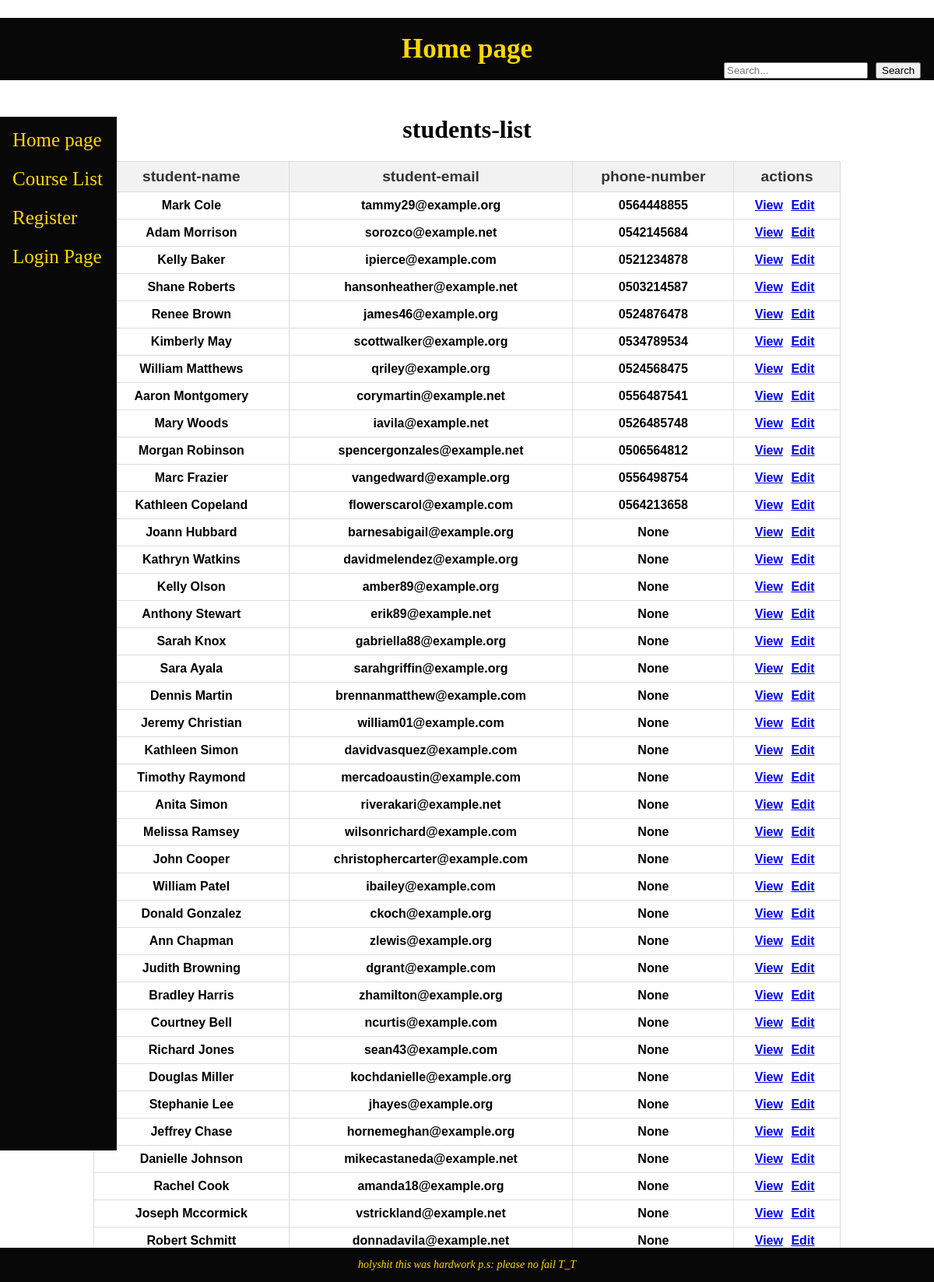
/students, run on the app's committed database.
### tables this page shows
CREATE TABLE "students" (
	"id"	INTEGER,
	"name"	TEXT NOT NULL,
	"email"	TEXT NOT NULL UNIQUE,
	"phone_num"	TEXT,
	PRIMARY KEY("id")
);

### app.py (the view)
@app.route("/students" ,methods=['POST','GET'])
def list_students():
    if request.method == 'GET':
        students = []
        rows = execute_query("SELECT * FROM students")
        for row in rows:
            student = Student(row[0], row[1], row[2], row[3])
            students.append(student)
        return render_template("students.html", students=students)

### setup_db.py (called while the page is built)
def execute_query(sql):
    with sqlite3.connect("students.db") as conn:
        cur=conn.cursor()
        cur.execute(sql)
        return cur.fetchall()

### templates/students.html (shortened to what this page needs)
{% include '/main.html' %}
{% block content %}
<h1 class="students-list">students-list</h1>
<table class="students-table">
    <tr>
        <th>student-name</th>
        <th>student-email</th>
        <th>phone-number</th>
        <th>actions</th>
    </tr>
    {% for student in students %}
    <tr>
        <td>{{ student.name }}</td>
        <td>{{ student.email }}</td>
        <td>{{ student.phone }}</td>
        <td>
            <form action="/students/<student_id>/view_student" method="get">
            <a href="{{ url_for('view_student', student_id=student.id) }}">View</a>
            <form action="/students/<student_id>/edit_student" method="get">
            <a href="{{ url_for('edit_student', student_id=student.id) }}">Edit</a>
        </form>
        </td>
    </tr>
    {% endfor %}
</table>
{% endblock %}

### static/main.css (style rules this page uses)
body, html { margin: 0; padding: 0; height: 100%; display: grid; }
.students-table { border-collapse: collapse; margin: auto; width: 80%; }
.students-table th, .students-table td { border: 1px solid #ddd; padding: 8px; text-align: center; font-family: Arial, sans-serif; font-weight: bold; }
.students-table th { background-color: #f2f2f2; color: #333; font-weight: bolder; font-family: 'Franklin Gothic Medium', 'Arial Narrow', Arial, sans-serif; font-size: larger; }
.students-table a { margin-right: 6px; }
.students-list { text-align: center; }

### data on the page
students: name "Mark Cole", email "tammy29@example.org", phone "0564448855"
students: name "Adam Morrison", email "sorozco@example.net", phone "0542145684"
students: name "Kelly Baker", email "ipierce@example.com", phone "0521234878"
students: name "Shane Roberts", email "hansonheather@example.net", phone "0503214587"
students: name "Renee Brown", email "james46@example.org", phone "0524876478"
students: name "Kimberly May", email "scottwalker@example.org", phone "0534789534"
students: name "William Matthews", email "qriley@example.org", phone "0524568475"
students: name "Aaron Montgomery", email "corymartin@example.net", phone "0556487541"
students: name "Mary Woods", email "iavila@example.net", phone "0526485748"
students: name "Morgan Robinson", email "spencergonzales@example.net", phone "0506564812"
students: name "Marc Frazier", email "vangedward@example.org", phone "0556498754"
students: name "Kathleen Copeland", email "flowerscarol@example.com", phone "0564213658"
students: name "Joann Hubbard", email "barnesabigail@example.org", phone "None"
students: name "Kathryn Watkins", email "davidmelendez@example.org", phone "None"
students: name "Kelly Olson", email "amber89@example.org", phone "None"
students: name "Anthony Stewart", email "erik89@example.net", phone "None"
students: name "Sarah Knox", email "gabriella88@example.org", phone "None"
students: name "Sara Ayala", email "sarahgriffin@example.org", phone "None"
students: name "Dennis Martin", email "brennanmatthew@example.com", phone "None"
students: name "Jeremy Christian", email "william01@example.com", phone "None"
students: name "Kathleen Simon", email "davidvasquez@example.com", phone "None"
students: name "Timothy Raymond", email "mercadoaustin@example.com", phone "None"
students: name "Anita Simon", email "riverakari@example.net", phone "None"
students: name "Melissa Ramsey", email "wilsonrichard@example.com", phone "None"
students: name "John Cooper", email "christophercarter@example.com", phone "None"
students: name "William Patel", email "ibailey@example.com", phone "None"
students: name "Donald Gonzalez", email "ckoch@example.org", phone "None"
students: name "Ann Chapman", email "zlewis@example.org", phone "None"
students: name "Judith Browning", email "dgrant@example.com", phone "None"
students: name "Bradley Harris", email "zhamilton@example.org", phone "None"
students: name "Courtney Bell", email "ncurtis@example.com", phone "None"
students: name "Richard Jones", email "sean43@example.com", phone "None"
students: name "Douglas Miller", email "kochdanielle@example.org", phone "None"
students: name "Stephanie Lee", email "jhayes@example.org", phone "None"
students: name "Jeffrey Chase", email "hornemeghan@example.org", phone "None"
students: name "Danielle Johnson", email "mikecastaneda@example.net", phone "None"
students: name "Rachel Cook", email "amanda18@example.org", phone "None"
students: name "Joseph Mccormick", email "vstrickland@example.net", phone "None"
students: name "Robert Schmitt", email "donnadavila@example.net", phone "None"
